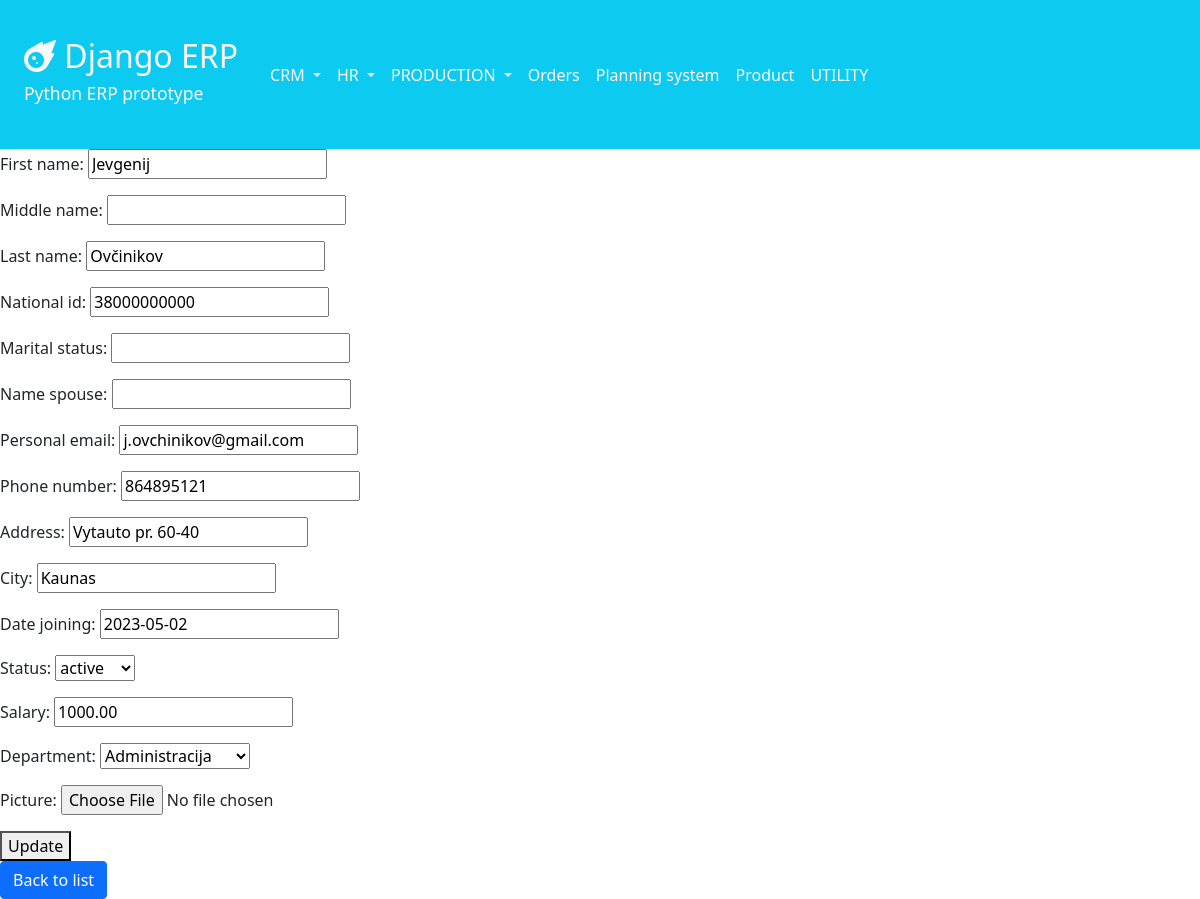
/hr/employees/update/1/, run on the app's committed database.
### hr/models.py (models this page shows, shortened)
class Employee(models.Model):
    user = models.OneToOneField(User, related_name="Employee", blank=True, null=True, on_delete=models.CASCADE)
    company_id = models.AutoField(primary_key=True)
    first_name = models.CharField(max_length=100, blank=True, null=True)
    middle_name = models.CharField(max_length=100, blank=True, null=True)
    last_name = models.CharField(max_length=100, blank=True, null=True)
    national_id = models.CharField(max_length=11, blank=True, null=True)
    marital_status = models.CharField(max_length=255, blank=True, null=True)
    name_spouse = models.CharField(max_length=255, blank=True, null=True)
    email = models.EmailField(blank=True, null=True)
    personal_email = models.EmailField(blank=True, null=True)
    phone_number = models.CharField(max_length=20, blank=True, null=True)
    address = models.CharField(max_length=50, blank=True, null=True)
    city = models.CharField(max_length=50, blank=True, null=True)
    date_joining = models.DateField(blank=True, null=True)
    status = models.CharField(max_length=32,
                              choices=(('active', 'active'), ('inactive', 'inactive')),
                              blank=True
                              )
    salary = models.DecimalField(max_digits=9, decimal_places=2)
    department = models.CharField(max_length=35, choices=DEPARTMENT_TYPE, blank=True, null=True)
    picture = models.ImageField(upload_to='hr/documents/%Y/%m/%d', blank=True, null=True)
    class Meta:
        ordering = ['company_id']

### hr/views.py (the view)
# urls.py: path('employees/update/<int:pk>/', views.update_employee, name='update_employee'),
def update_employee(request, pk):
    employee = Employee.objects.get(pk=pk)
    if request.method == 'POST':
        form = EmployeeForm(request.POST, instance=employee)
        if form.is_valid():
            form.save()
            return redirect('hr:employee_list')
    else:
        form = EmployeeForm(instance=employee)
    return render(request, 'hr/update_employee.html', {'form': form})

### hr/forms.py
class EmployeeForm(forms.ModelForm):
    class Meta:
        model = Employee
        fields = [
            'first_name',
            'middle_name',
            'last_name',
            'national_id',
            'marital_status',
            'name_spouse',
            'personal_email',
            'phone_number',
            'address',
            'city',
            'date_joining',
            'status',
            'salary',
            'department',
            'picture',
        ]

### hr/templates/hr/update_employee.html (shortened to what this page needs)
{% extends 'navbar.html' %}
{% block content %}
    <form method="POST">
        {{ form.as_p }}
        <button type="submit">Update</button>
    </form>
    <a href="{% url 'hr:employee_list' %}" class="btn btn-primary">Back to list</a>
{% endblock %}

### data on the page
Employee: first_name "Jevgenij", last_name "Ovčinikov", national_id "38000000000", personal_email "j.ovchinikov@gmail.com", phone_number "864895121", address "Vytauto pr. 60-40", city "Kaunas", date_joining "2023-05-02", status "active", salary "1000.00", department "Administracija"
